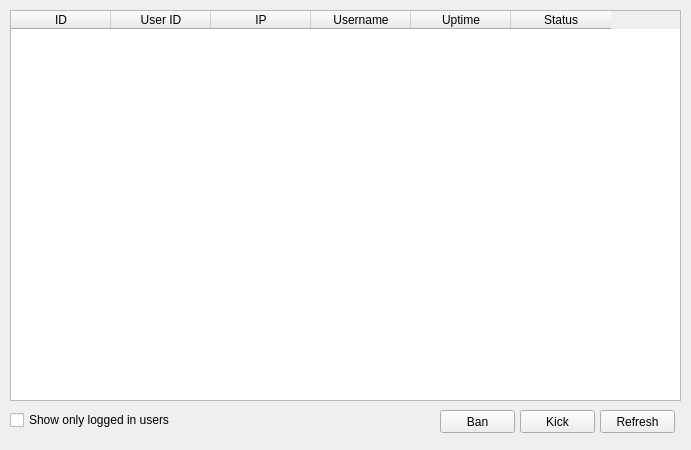
<?xml version="1.0" encoding="UTF-8"?>
<ui version="4.0">
 <class>SessionTab</class>
 <widget class="QWidget" name="SessionTab">
  <property name="geometry">
   <rect>
    <x>0</x>
    <y>0</y>
    <width>691</width>
    <height>450</height>
   </rect>
  </property>
  <property name="focusPolicy">
   <enum>Qt::TabFocus</enum>
  </property>
  <property name="windowTitle">
   <string>Form</string>
  </property>
  <widget class="QTableWidget" name="SessionList">
   <property name="geometry">
    <rect>
     <x>10</x>
     <y>10</y>
     <width>671</width>
     <height>391</height>
    </rect>
   </property>
   <property name="editTriggers">
    <set>QAbstractItemView::NoEditTriggers</set>
   </property>
   <property name="selectionBehavior">
    <enum>QAbstractItemView::SelectRows</enum>
   </property>
   <property name="showGrid">
    <bool>false</bool>
   </property>
   <property name="sortingEnabled">
    <bool>true</bool>
   </property>
   <attribute name="horizontalHeaderHighlightSections">
    <bool>false</bool>
   </attribute>
   <attribute name="verticalHeaderVisible">
    <bool>false</bool>
   </attribute>
   <column>
    <property name="text">
     <string>ID</string>
    </property>
   </column>
   <column>
    <property name="text">
     <string>User ID</string>
    </property>
   </column>
   <column>
    <property name="text">
     <string>IP</string>
    </property>
   </column>
   <column>
    <property name="text">
     <string>Username</string>
    </property>
   </column>
   <column>
    <property name="text">
     <string>Uptime</string>
    </property>
   </column>
   <column>
    <property name="text">
     <string>Status</string>
    </property>
   </column>
  </widget>
  <widget class="QCheckBox" name="ShowOnlyLoggedIn">
   <property name="geometry">
    <rect>
     <x>10</x>
     <y>410</y>
     <width>181</width>
     <height>20</height>
    </rect>
   </property>
   <property name="text">
    <string>Show only logged in users</string>
   </property>
  </widget>
  <widget class="QPushButton" name="RefreshBtn">
   <property name="geometry">
    <rect>
     <x>600</x>
     <y>410</y>
     <width>75</width>
     <height>23</height>
    </rect>
   </property>
   <property name="text">
    <string>Refresh</string>
   </property>
  </widget>
  <widget class="QPushButton" name="KickBtn">
   <property name="geometry">
    <rect>
     <x>520</x>
     <y>410</y>
     <width>75</width>
     <height>23</height>
    </rect>
   </property>
   <property name="text">
    <string>Kick</string>
   </property>
  </widget>
  <widget class="QPushButton" name="BanBtn">
   <property name="geometry">
    <rect>
     <x>440</x>
     <y>410</y>
     <width>75</width>
     <height>23</height>
    </rect>
   </property>
   <property name="text">
    <string>Ban</string>
   </property>
  </widget>
 </widget>
 <resources/>
 <connections/>
</ui>
